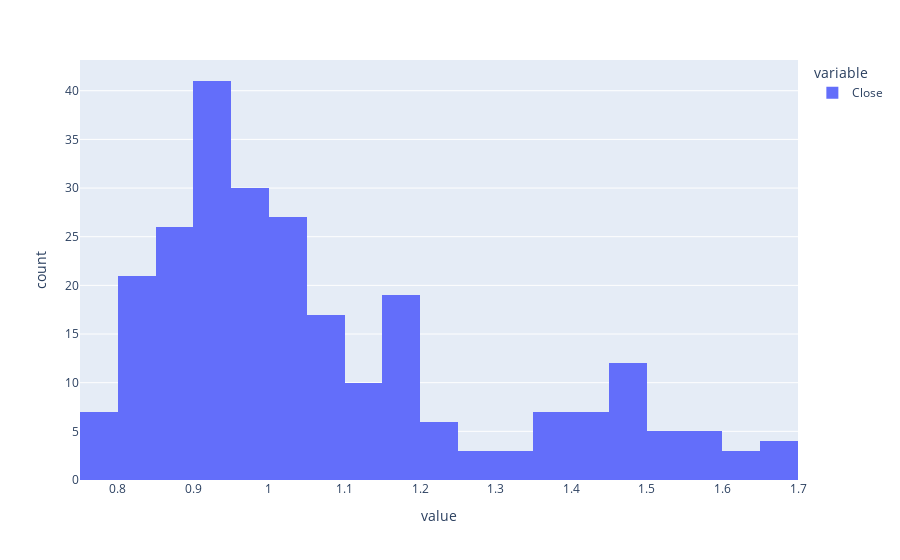

This figure's notebook cell:
### Code cell
px.histogram(returns)

### Figure 1 — Plotly figure (JSON) as saved in the notebook; plotly's stock layout.template omitted (floating-point values rounded to 4 significant figures; data arrays with more than 128 entries replaced by an {"elided": "..."} marker saying what was removed)
{"data": [{"alignmentgroup": "True", "bingroup": "x", "hovertemplate": "variable=Close<br>value=%{x}<br>count=%{y}<extra></extra>", "legendgroup": "Close", "marker": {"color": "#636efa", "pattern": {"shape": ""}}, "name": "Close", "offsetgroup": "Close", "orientation": "v", "showlegend": true, "type": "histogram", "x": {"elided": "254 float values"}, "xaxis": "x", "yaxis": "y"}], "layout": {"barmode": "relative", "legend": {"title": {"text": "variable"}, "tracegroupgap": 0}, "margin": {"t": 60}, "xaxis": {"anchor": "y", "domain": [0, 1], "title": {"text": "value"}}, "yaxis": {"anchor": "x", "domain": [0, 1], "title": {"text": "count"}}}}
